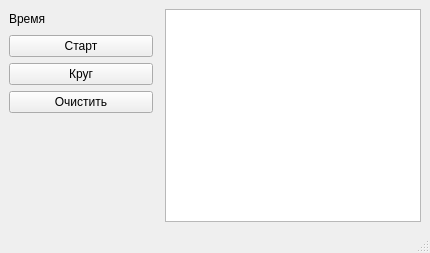
<?xml version="1.0" encoding="UTF-8"?>
<ui version="4.0">
 <class>MainWindow</class>
 <widget class="QMainWindow" name="MainWindow">
  <property name="geometry">
   <rect>
    <x>0</x>
    <y>0</y>
    <width>430</width>
    <height>253</height>
   </rect>
  </property>
  <property name="sizePolicy">
   <sizepolicy hsizetype="Minimum" vsizetype="Minimum">
    <horstretch>0</horstretch>
    <verstretch>0</verstretch>
   </sizepolicy>
  </property>
  <property name="windowTitle">
   <string>MainWindow</string>
  </property>
  <widget class="QWidget" name="centralwidget">
   <property name="sizePolicy">
    <sizepolicy hsizetype="Expanding" vsizetype="Maximum">
     <horstretch>0</horstretch>
     <verstretch>0</verstretch>
    </sizepolicy>
   </property>
   <property name="minimumSize">
    <size>
     <width>300</width>
     <height>0</height>
    </size>
   </property>
   <layout class="QGridLayout" name="gridLayout">
    <item row="0" column="0" colspan="2">
     <widget class="QLabel" name="lb_time">
      <property name="sizePolicy">
       <sizepolicy hsizetype="Minimum" vsizetype="Minimum">
        <horstretch>0</horstretch>
        <verstretch>0</verstretch>
       </sizepolicy>
      </property>
      <property name="minimumSize">
       <size>
        <width>150</width>
        <height>20</height>
       </size>
      </property>
      <property name="maximumSize">
       <size>
        <width>150</width>
        <height>20</height>
       </size>
      </property>
      <property name="sizeIncrement">
       <size>
        <width>150</width>
        <height>20</height>
       </size>
      </property>
      <property name="baseSize">
       <size>
        <width>150</width>
        <height>20</height>
       </size>
      </property>
      <property name="layoutDirection">
       <enum>Qt::LayoutDirection::LeftToRight</enum>
      </property>
      <property name="text">
       <string>Время</string>
      </property>
     </widget>
    </item>
    <item row="0" column="2" rowspan="5">
     <widget class="QTextEdit" name="tE_TmRound">
      <property name="sizePolicy">
       <sizepolicy hsizetype="Expanding" vsizetype="Expanding">
        <horstretch>0</horstretch>
        <verstretch>0</verstretch>
       </sizepolicy>
      </property>
      <property name="readOnly">
       <bool>true</bool>
      </property>
      <property name="acceptRichText">
       <bool>true</bool>
      </property>
     </widget>
    </item>
    <item row="2" column="0">
     <widget class="QPushButton" name="pB_Round">
      <property name="sizePolicy">
       <sizepolicy hsizetype="Minimum" vsizetype="Fixed">
        <horstretch>0</horstretch>
        <verstretch>0</verstretch>
       </sizepolicy>
      </property>
      <property name="minimumSize">
       <size>
        <width>144</width>
        <height>0</height>
       </size>
      </property>
      <property name="maximumSize">
       <size>
        <width>144</width>
        <height>16777215</height>
       </size>
      </property>
      <property name="text">
       <string>Круг</string>
      </property>
     </widget>
    </item>
    <item row="3" column="0">
     <widget class="QPushButton" name="pB_Clear">
      <property name="sizePolicy">
       <sizepolicy hsizetype="Minimum" vsizetype="Fixed">
        <horstretch>0</horstretch>
        <verstretch>0</verstretch>
       </sizepolicy>
      </property>
      <property name="minimumSize">
       <size>
        <width>144</width>
        <height>0</height>
       </size>
      </property>
      <property name="maximumSize">
       <size>
        <width>144</width>
        <height>16777215</height>
       </size>
      </property>
      <property name="text">
       <string>Очистить</string>
      </property>
     </widget>
    </item>
    <item row="1" column="0">
     <widget class="QPushButton" name="pB_StrStp">
      <property name="sizePolicy">
       <sizepolicy hsizetype="Minimum" vsizetype="Fixed">
        <horstretch>0</horstretch>
        <verstretch>0</verstretch>
       </sizepolicy>
      </property>
      <property name="minimumSize">
       <size>
        <width>144</width>
        <height>0</height>
       </size>
      </property>
      <property name="maximumSize">
       <size>
        <width>144</width>
        <height>16777215</height>
       </size>
      </property>
      <property name="text">
       <string>Старт</string>
      </property>
      <property name="checkable">
       <bool>false</bool>
      </property>
     </widget>
    </item>
   </layout>
  </widget>
  <widget class="QMenuBar" name="menubar">
   <property name="geometry">
    <rect>
     <x>0</x>
     <y>0</y>
     <width>430</width>
     <height>22</height>
    </rect>
   </property>
  </widget>
  <widget class="QStatusBar" name="statusbar"/>
 </widget>
 <resources/>
 <connections>
  <connection>
   <sender>pB_StrStp</sender>
   <signal>clicked()</signal>
   <receiver>tE_TmRound</receiver>
   <slot>paste()</slot>
   <hints>
    <hint type="sourcelabel">
     <x>135</x>
     <y>70</y>
    </hint>
    <hint type="destinationlabel">
     <x>193</x>
     <y>71</y>
    </hint>
   </hints>
  </connection>
 </connections>
</ui>
